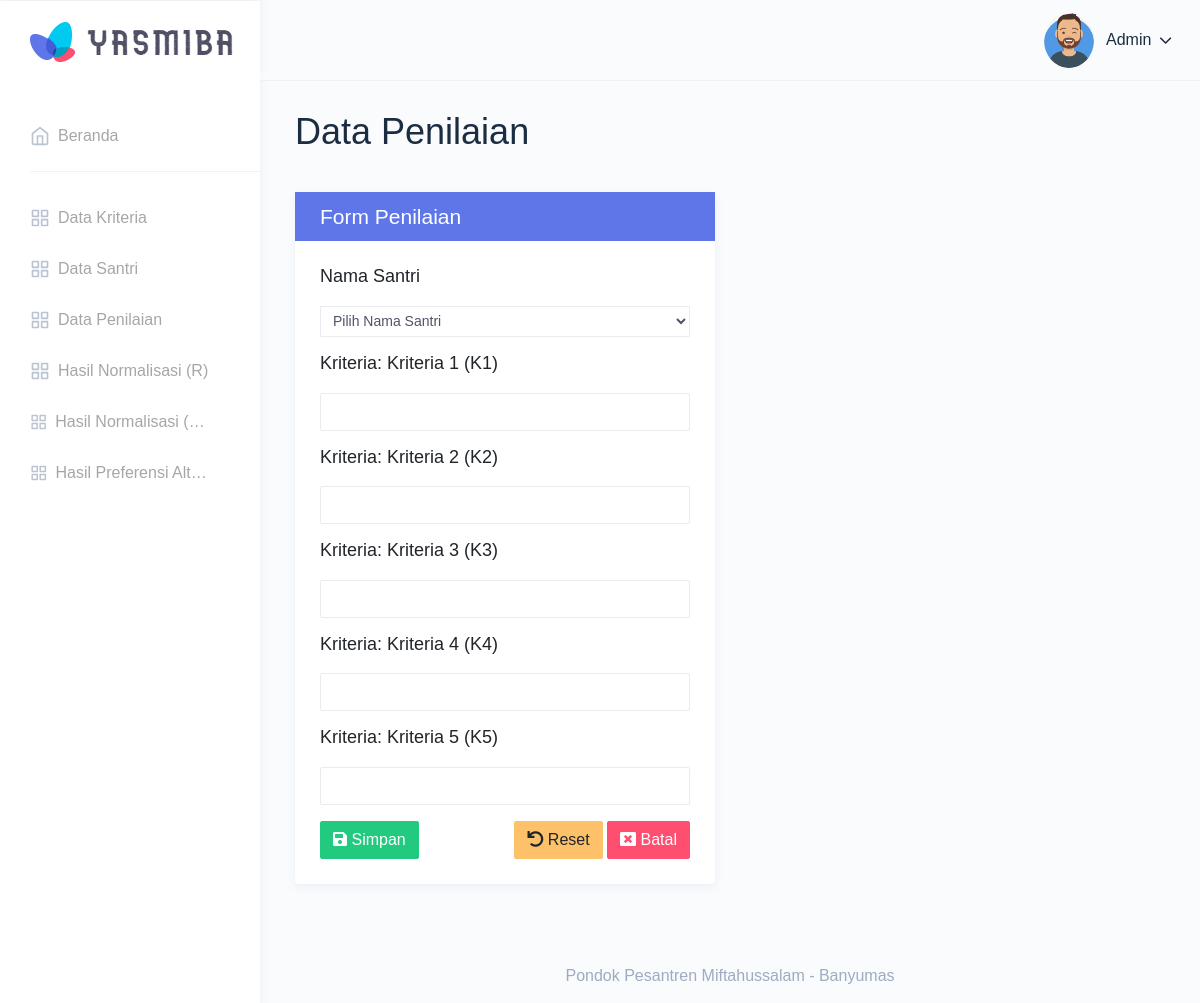
The app's page /penilaian/tambah.php (signed in) with its own data.
### tables this page shows
CREATE TABLE `kriteria` (
  `id_kriteria` int(5) NOT NULL,
  `nama_kriteria` varchar(100) NOT NULL,
  `kode_kriteria` varchar(5) NOT NULL,
  `jenis_kriteria` varchar(10) NOT NULL,
  `bobot_kriteria` float NOT NULL
);

### penilaian/tambah.php (the view, shortened to what this page needs)
<?php include("pages/header.php"); ?>
        <div class="page-wrapper">
            <div class="page-breadcrumb">
                <div class="row">
                    <div class="col-7 align-self-center">
                        <h1 class="page-title text-truncate text-dark font-weight-medium mb-1">Data Penilaian</h1>
                    </div>
                </div>
            </div>
            <div class="container-fluid">
                <div class="row">
                    <div class="col-md-6">
                        <div class="card border-primary">
                            <div class="card-header bg-primary">
                                <h3 class="mb-0 text-white">Form Penilaian</h3>
                            </div>
                            <form action="insert.php" method="post">
                                <div class="card-body">
                                    <div class="form-group">
                                        <h4>
                                            <label class="card-title">Nama Santri</label>
                                        </h4>
                                        <div class="row">
                                            <div class="col-md-12">
                                                <select class="form-control form-control-sm" name="nama" required autofocus>
                                                    <option>Pilih Nama Santri</option>
                                                </select>
                                            </div>
                                        </div>
                                    </div>
                                    <?php
                                    $query  = "SELECT * FROM kriteria";
                                    $tampil = mysqli_query($koneksi, $query);
                                    while ($data = mysqli_fetch_assoc($tampil)) :
                                    ?>
                                        <div class="form-group">
                                            <h4>
                                                <label class="card-title">Kriteria: <?= $data["nama_kriteria"]; ?> (<?= $data["kode_kriteria"]; ?>)</label>
                                            </h4>
                                            <div class="row">
                                                <div class="col-md-12">
                                                    <input class="form-control" type="text" name="nilai_<?= strtolower($data["kode_kriteria"]); ?>" placeholder=" " required autofocus>
                                                </div>
                                            </div>
                                        </div>
                                    <?php endwhile; ?>
                                    <div class="form-actions">
                                        <div class="text-right">
                                            <button class="btn btn-success" type="submit" name="simpan" style="float: left;">
                                                <i class="fas fa-save"></i> Simpan</button>
                                            <button class="btn btn-warning" type="reset">
                                                <i class="fas fa-undo"></i> Reset</button>
                                            <a href="data.php" class="btn btn-danger" type="button">
                                                <i class="fas fa-window-close"></i> Batal</a>
                                        </div>
                                    </div>
                                </div>
                            </form>
                        </div>
                    </div>
                </div>
            </div>
            <?php include("pages/footer.php"); ?>

### records on screen
kriteria: nama_kriteria "Kriteria 1", kode_kriteria "K1"
kriteria: nama_kriteria "Kriteria 2", kode_kriteria "K2"
kriteria: nama_kriteria "Kriteria 3", kode_kriteria "K3"
kriteria: nama_kriteria "Kriteria 4", kode_kriteria "K4"
kriteria: nama_kriteria "Kriteria 5", kode_kriteria "K5"
